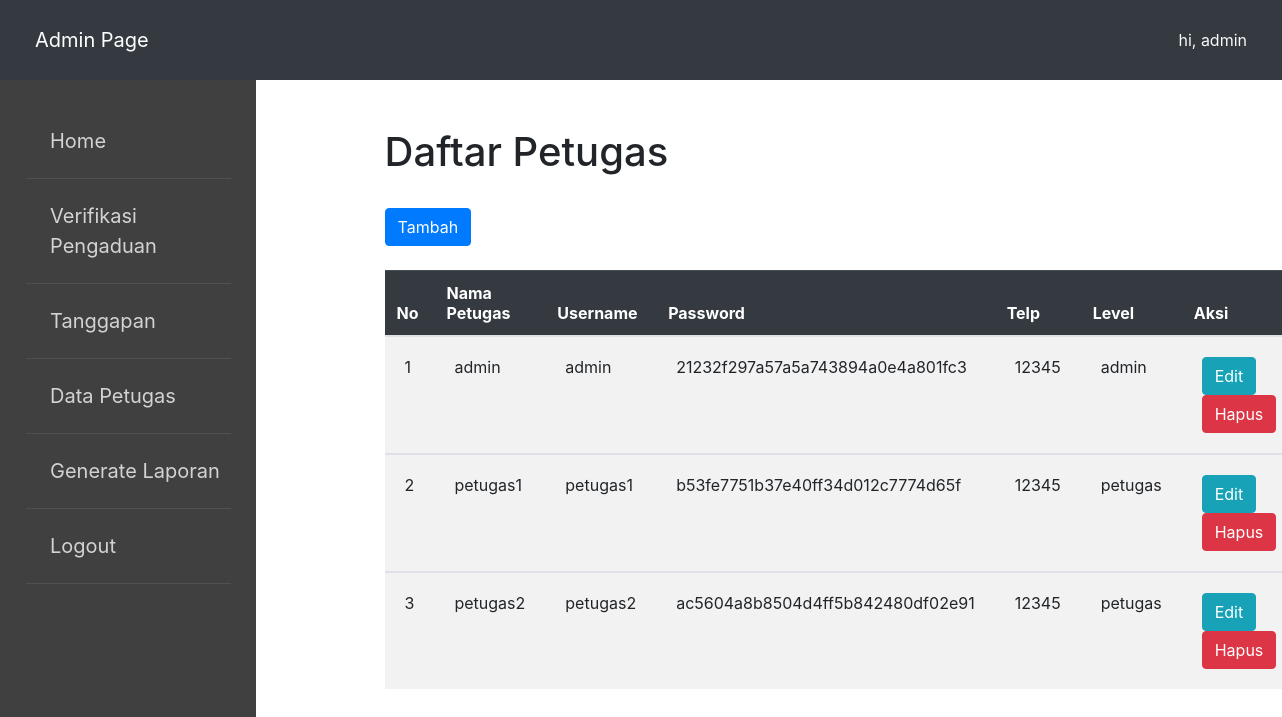
/view/admin/data_petugas/data_petugas.php (signed in), run on the app's committed database.
### tables this page shows
CREATE TABLE `petugas` (
  `id_petugas` int(11) NOT NULL,
  `nama_petugas` varchar(35) NOT NULL,
  `username` varchar(25) NOT NULL,
  `password` varchar(32) NOT NULL,
  `telp` varchar(13) NOT NULL,
  `level` enum('admin','petugas') NOT NULL
);

### config/koneksi.php (called while the page is built, shortened)
<?php
class database{
	var $host = "localhost";
	var $uname = "root";
	var $pass = "";
	var $db= "db_pengaduan_masyarakat";
	var $koneksi = "";
	function __construct(){
		$this->koneksi = mysqli_connect($this->host, $this->uname, $this->pass, $this->db);
	}
	function data_petugas()
	{
		$sql = mysqli_query($this->koneksi,"CALL data_petugas");
		while ($s = mysqli_fetch_array($sql)) {
			$hasil[] = $s;
		}
		return $hasil;
	}
}

### view/admin/data_petugas/data_petugas.php (the view)
<?php
include '../../../config/koneksi.php';
include '../header/header.php';
$db = new database();
$lihat = $db->data_petugas();
?>
	<div class="main">
		<div class="jarak">
			<h1>Daftar Petugas</h1><br/>
			<a href="tambah_petugas.php" class="btn btn-primary">Tambah</a>
			<br><br>
			<table class="table table-striped">
				<thead class="table-dark">
					<tr>
						<th>No</th>
						<th>Nama Petugas</th>
						<th>Username</th>
						<th>Password</th>
						<th>Telp</th>
						<th>Level</th>
						<th>Aksi</th>
					</tr>
				</thead>
				<?php
				if (is_array($lihat)) {
					foreach ($lihat as $l) {
		 		?>
				<tbody>
					<tr>
						<td><?php echo $l['id_petugas']; ?></td>
						<td><?php echo $l['nama_petugas']; ?></td>
						<td><?php echo $l['username']; ?></td>
						<td><?php echo $l['password']; ?></td>
						<td><?php echo $l['telp']; ?></td>
						<td><?php echo $l['level']; ?></td>
						<td>
							<a href="edit_petugas.php?id=<?php echo $l['id_petugas']; ?>" class="btn btn-info">Edit</a>
							<a href="hapus_petugas.php?id=<?php echo $l['id_petugas']; ?>" class="btn btn-danger" onclick="return confirm('Anda yakin ingin menghapusnya?')">Hapus</a>
						</td>
					</tr>
				</tbody>
			<?php } } ?>
			</table>
			<br><br>
		</div>
	</div>

### assets/style.css (style rules this page uses)
.main { padding-top: 10%; margin-left: 30%; }
.table-striped { width: 90%; }
.table>tbody>tr>td { padding: 20px; }

### data on the page
petugas: id_petugas "1", nama_petugas "admin", username "admin", password "21232f297a57a5a743894a0e4a801fc3", telp "12345", level "admin"
petugas: id_petugas "2", nama_petugas "petugas1", username "petugas1", password "b53fe7751b37e40ff34d012c7774d65f", telp "12345", level "petugas"
petugas: id_petugas "3", nama_petugas "petugas2", username "petugas2", password "ac5604a8b8504d4ff5b842480df02e91", telp "12345", level "petugas"

### other printed values
$_SESSION['nama'] "admin"
